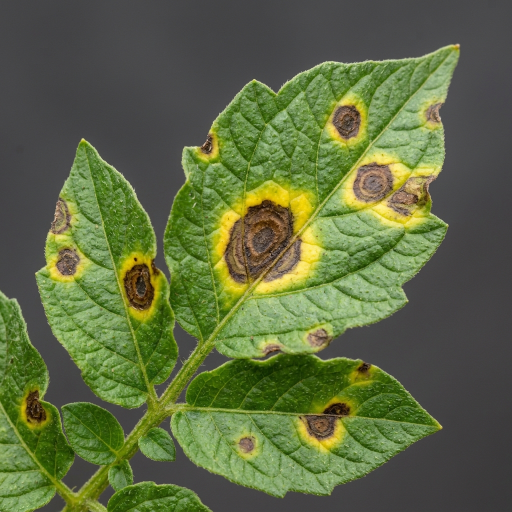
#> input picture frontend/assets/images/diseased_sample.png, 1024 x 1024 px (shown at 1/2 size)
$ python -i leaf_detector.py   (imports and definitions only)   (older library calls are emulated)
#> lines starting #> are read from the running program, lines starting #| are printed output that depends on the picture; after the words box and inside, x2 and y2 are one past the last pixel; in counts of white or black regions, pixels touching at a corner belong together
"""
LeafGuard AI — OpenCV Plant Leaf Localization Service
Detects, filters, and localizes plant foliage within real-time camera frames.
Implements color space segmentation, morphological filtering, geometric heuristics,
and image quality assessment (blur, exposure, size).
"""

import logging
from typing import Dict, Any, Optional, Tuple, List
import numpy as np
import cv2

logger = logging.getLogger("leafguard.leaf_detector")


class LeafDetectionResult:
    """Structured result of plant leaf localization and quality assessment."""

    def __init__(
        self,
        detected: bool,
        x: int = 0,
        y: int = 0,
        width: int = 0,
        height: int = 0,
        confidence: float = 0.0,
        area_percentage: float = 0.0,
        quality: Optional[Dict[str, Any]] = None,
        guidance: Optional[str] = None,
        multiple_candidates: bool = False,
    ):
        self.detected = detected
        self.x = int(x)
        self.y = int(y)
        self.width = int(width)
        self.height = int(height)
        self.confidence = round(float(confidence), 2)
        self.area_percentage = round(float(area_percentage), 1)
        self.quality = quality or {}
        self.guidance = guidance
        self.multiple_candidates = multiple_candidates

    # [23 lines left out: function to_dict, not called in this run]


class LeafDetector:
    """
    OpenCV-powered Computer Vision Foliage Localizer.
    Performs vegetation color segmentation, morphological cleaning,
    contour filtering, candidate scoring, and quality checks.
    """

    def __init__(
        self,
        min_area_fraction: float = 0.025,  # Min 2.5% of frame
        max_area_fraction: float = 0.94,   # Max 94% of frame
        min_aspect_ratio: float = 0.20,
        max_aspect_ratio: float = 5.0,
        min_solidity: float = 0.35,
        blur_threshold: float = 45.0,
        min_brightness: float = 38.0,
        max_brightness: float = 245.0,
    ):
        self.min_area_fraction = min_area_fraction
        self.max_area_fraction = max_area_fraction
        self.min_aspect_ratio = min_aspect_ratio
        self.max_aspect_ratio = max_aspect_ratio
        self.min_solidity = min_solidity
        self.blur_threshold = blur_threshold
        self.min_brightness = min_brightness
        self.max_brightness = max_brightness

    def assess_frame_quality(self, img_bgr: np.ndarray) -> Dict[str, Any]:
        """
        Calculates Laplacian variance for blur and mean luminance for exposure.
        """
        gray = cv2.cvtColor(img_bgr, cv2.COLOR_BGR2GRAY)
        h, w = gray.shape

        # 1. Blur Detection via Laplacian variance
        laplacian_var = float(cv2.Laplacian(gray, cv2.CV_64F).var())
        is_blurry = laplacian_var < self.blur_threshold

        # 2. Exposure / Lighting Analysis
        mean_brightness = float(np.mean(gray))
        if mean_brightness < self.min_brightness:
            exposure_status = "Too dark"
        elif mean_brightness > self.max_brightness:
            exposure_status = "Too bright"
        else:
            exposure_status = "Optimal"

        # 3. Contrast evaluation
        contrast = float(np.std(gray))

        return {
            "laplacian_variance": round(laplacian_var, 1),
            "is_blurry": is_blurry,
            "brightness": round(mean_brightness, 1),
            "exposure_status": exposure_status,
            "contrast": round(contrast, 1),
            "sharpness_score": min(100.0, round((laplacian_var / 300.0) * 100.0, 1)),
        }

    def segment_foliage_mask(self, img_bgr: np.ndarray) -> np.ndarray:
        """
        Segments vegetation using multi-range HSV color filtering
        combined with the Excess Green Index (ExG = 2*G - R - B).
        """
        hsv = cv2.cvtColor(img_bgr, cv2.COLOR_BGR2HSV)

        # Range 1: Healthy green / yellow-green foliage
        lower_green = np.array([24, 25, 25])
        upper_green = np.array([92, 255, 255])
        mask_green = cv2.inRange(hsv, lower_green, upper_green)

        # Range 2: Chlorosis / Yellow halos / Mild blight
        lower_yellow = np.array([12, 30, 30])
        upper_yellow = np.array([25, 255, 255])
        mask_yellow = cv2.inRange(hsv, lower_yellow, upper_yellow)

        # Range 3: Brown / Necrotic lesion / Rust tissue
        lower_brown = np.array([5, 40, 25])
        upper_brown = np.array([20, 220, 210])
        mask_brown = cv2.inRange(hsv, lower_brown, upper_brown)

        # Combine HSV vegetation ranges
        hsv_foliage_mask = cv2.bitwise_or(mask_green, mask_yellow)
        hsv_foliage_mask = cv2.bitwise_or(hsv_foliage_mask, mask_brown)

        # Agronomic Excess Green Index (ExG = 2G - R - B)
        # Accurately isolates plant foliage against diverse backgrounds
        b, g, r = cv2.split(img_bgr.astype(np.int16))
        exg = 2 * g - r - b
        exg_mask = np.uint8(np.where(exg > 15, 255, 0))

        # Union of HSV mask and ExG mask
        combined_mask = cv2.bitwise_or(hsv_foliage_mask, exg_mask)

        # Smooth and close holes (veins, spots) with morphological operations
        kernel_close = cv2.getStructuringElement(cv2.MORPH_ELLIPSE, (7, 7))
        kernel_open = cv2.getStructuringElement(cv2.MORPH_ELLIPSE, (5, 5))

        smoothed = cv2.GaussianBlur(combined_mask, (5, 5), 0)
        _, thresh = cv2.threshold(smoothed, 127, 255, cv2.THRESH_BINARY)
        closed = cv2.morphologyEx(thresh, cv2.MORPH_CLOSE, kernel_close, iterations=2)
        cleaned = cv2.morphologyEx(closed, cv2.MORPH_OPEN, kernel_open, iterations=1)

        return cleaned

    def detect(self, img_bgr: np.ndarray) -> LeafDetectionResult:
        """
        Executes complete leaf localization pipeline on a BGR image frame:
        1. Pre-flight quality assessment (blur, brightness)
        2. Foliage color segmentation & morphological smoothing
        3. Contour extraction and geometric filtering
        4. Candidate ranking and center-weighted selection
        5. Guidance determination
        """
        if img_bgr is None or img_bgr.size == 0:
            return LeafDetectionResult(detected=False, guidance="Invalid camera frame.")

        h, w = img_bgr.shape[:2]
        frame_area = float(h * w)

        # 1. Quality inspection
        quality = self.assess_frame_quality(img_bgr)
        is_blurry = quality["is_blurry"]
        exposure_status = quality["exposure_status"]

        # Initial quality guidance flags
        guidance: Optional[str] = None
        if exposure_status == "Too dark":
            guidance = "Too dark. Improve lighting."
        elif exposure_status == "Too bright":
            guidance = "Too bright. Avoid direct glare."

        # 2. Foliage segmentation
        foliage_mask = self.segment_foliage_mask(img_bgr)

        # 3. Find external contours
        contours, _ = cv2.findContours(
            foliage_mask, cv2.RETR_EXTERNAL, cv2.CHAIN_APPROX_SIMPLE
        )

        min_area = frame_area * self.min_area_fraction
        max_area = frame_area * self.max_area_fraction

        frame_cx = w / 2.0
        frame_cy = h / 2.0
        max_dist = np.hypot(frame_cx, frame_cy)

        valid_candidates: List[Dict[str, Any]] = []

        for cnt in contours:
            area = float(cv2.contourArea(cnt))
            if area < min_area or area > max_area:
                continue

            bx, by, bw, bh = cv2.boundingRect(cnt)
            if bw < 25 or bh < 25:
                continue

            aspect_ratio = float(bw) / float(bh)
            if aspect_ratio < self.min_aspect_ratio or aspect_ratio > self.max_aspect_ratio:
                continue

            # Extent (rectangularity)
            rect_area = float(bw * bh)
            extent = area / rect_area if rect_area > 0 else 0.0

            # Solidity
            hull = cv2.convexHull(cnt)
            hull_area = float(cv2.contourArea(hull))
            solidity = area / hull_area if hull_area > 0 else 0.0

            if solidity < self.min_solidity:
                continue

            # Distance from frame center
            box_cx = bx + (bw / 2.0)
            box_cy = by + (bh / 2.0)
            dist_to_center = np.hypot(box_cx - frame_cx, box_cy - frame_cy)
            norm_dist = dist_to_center / max_dist if max_dist > 0 else 0.0

            # Foliage density inside bounding box
            roi_mask = foliage_mask[by : by + bh, bx : bx + bw]
            mask_density = float(cv2.countNonZero(roi_mask)) / rect_area if rect_area > 0 else 0.0

            # Heuristic Score: balanced blend of area, centeredness, solidity, and density
            area_score = min(1.0, area / (frame_area * 0.40))
            center_score = max(0.0, 1.0 - norm_dist)
            heuristic_score = (
                (area_score * 0.35)
                + (center_score * 0.35)
                + (solidity * 0.15)
                + (mask_density * 0.15)
            )

            # Pad bounding box slightly (5%) to capture leaf margins for disease classification
            pad_x = int(bw * 0.04)
            pad_y = int(bh * 0.04)
            final_x = max(0, bx - pad_x)
            final_y = max(0, by - pad_y)
            final_w = min(w - final_x, bw + (pad_x * 2))
            final_h = min(h - final_y, bh + (pad_y * 2))

            valid_candidates.append({
                "contour": cnt,
                "area": area,
                "area_pct": (area / frame_area) * 100.0,
                "bbox": (final_x, final_y, final_w, final_h),
                "solidity": solidity,
                "extent": extent,
                "score": heuristic_score,
                "norm_dist": norm_dist,
            })

        # No valid leaf candidates found
        if not valid_candidates:
            # Check if any small green contours exist to give "Move closer" guidance
            small_contours = [c for c in contours if cv2.contourArea(c) > (frame_area * 0.005)]
            if small_contours and not guidance:
                guidance = "Move closer to the leaf."

            return LeafDetectionResult(
                detected=False,
                quality=quality,
                guidance=guidance or "No leaf detected. Place a leaf inside the scanner.",
                multiple_candidates=False,
            )

        # Sort candidates by heuristic score descending
        valid_candidates.sort(key=lambda c: c["score"], reverse=True)
        best = valid_candidates[0]

        # Check for multiple competing leaf candidates
        multiple_leaves = False
        if len(valid_candidates) > 1:
            second_best = valid_candidates[1]
            if second_best["area"] > (best["area"] * 0.50):
                multiple_leaves = True
                if not guidance:
                    guidance = "Multiple leaves detected. Place one leaf in front of the camera."

        # Area occupancy check
        if best["area_pct"] < 6.0 and not guidance:
            guidance = "Move closer to the leaf."

        # Blur check for detected leaf
        if is_blurry and not guidance:
            guidance = "Image blurry. Hold camera steady."

        # Calculate localized leaf detection confidence
        raw_conf = (
            0.50
            + (best["solidity"] * 0.20)
            + ((1.0 - best["norm_dist"]) * 0.15)
            + (min(1.0, best["area_pct"] / 25.0) * 0.15)
        )
        conf = min(0.98, max(0.65, raw_conf))

        fx, fy, fw, fh = best["bbox"]

        return LeafDetectionResult(
            detected=True,
            x=fx,
            y=fy,
            width=fw,
            height=fh,
            confidence=conf,
            area_percentage=best["area_pct"],
            quality=quality,
            guidance=guidance,
            multiple_candidates=multiple_leaves,
        )

    # [30 lines left out: function crop_leaf, not called in this run]


# ─────────────────────────────────────────────────────────────
# Modular Factory / Standalone Function for Pluggable Detectors
# ─────────────────────────────────────────────────────────────
leaf_detector = LeafDetector()


# [7 lines left out: function detect_leaf, not called in this run]

>>> import cv2
>>> picture = cv2.imread('../../frontend/assets/images/diseased_sample.png')
#> picture is the input picture: shape (1024, 1024, 3); mean B, G, R 65.8, 106, 94.2
>>> result = LeafDetector().detect(picture)
#> in assess_frame_quality, `gray = cv2.cvtColor(img_bgr, cv2.COLOR_BGR2GRAY)`:
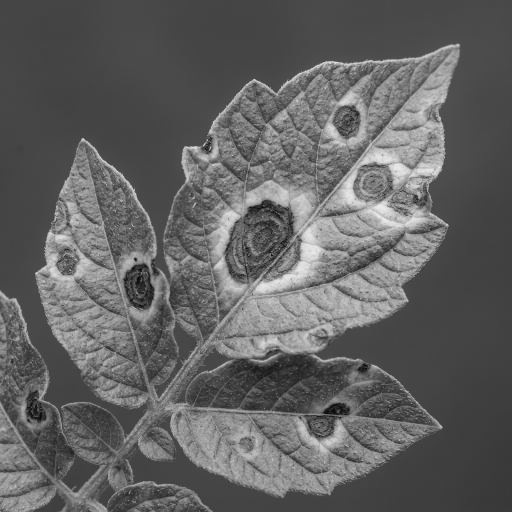
#> gray: shape (1024, 1024) (shown at 1/2 size); min 3, max 247, mean 97.8
#> in assess_frame_quality, `laplacian_var = float(cv2.Laplacian(gray, cv2.CV_64F).var())`: laplacian_var = 551.8
#> in assess_frame_quality, `is_blurry = laplacian_var < self.blur_threshold`: is_blurry = False
#> in assess_frame_quality, `mean_brightness = float(np.mean(gray))`: mean_brightness = 97.84
#> in assess_frame_quality, `contrast = float(np.std(gray))`: contrast = 39.79
#> in detect, `quality = self.assess_frame_quality(img_bgr)`: quality = {'laplacian_variance': 551.8, 'is_blurry': False, 'brightness': 97.8, 'exposure_status': 'Optimal', 'contrast': 39.8, 'sharpness_score': 100}
#> in detect, `is_blurry = quality["is_blurry"]`: is_blurry = False
#> in detect, `exposure_status = quality["exposure_status"]`: exposure_status = 'Optimal'
#> in segment_foliage_mask, `mask_green = cv2.inRange(hsv, lower_green, upper_green)`:
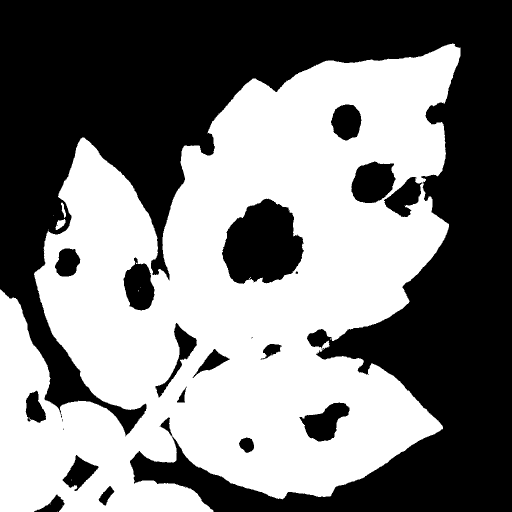
#> mask_green: shape (1024, 1024) (shown at 1/2 size); 49.5% white; 14 white regions (11 under 20 px), largest, box (x1, y1, x2, y2) and area: (0, 87, 921, 1024) 518777, (111, 438, 131, 460) 252, (122, 405, 132, 436) 137
#> in segment_foliage_mask, `mask_brown = cv2.inRange(hsv, lower_brown, upper_brown)`:
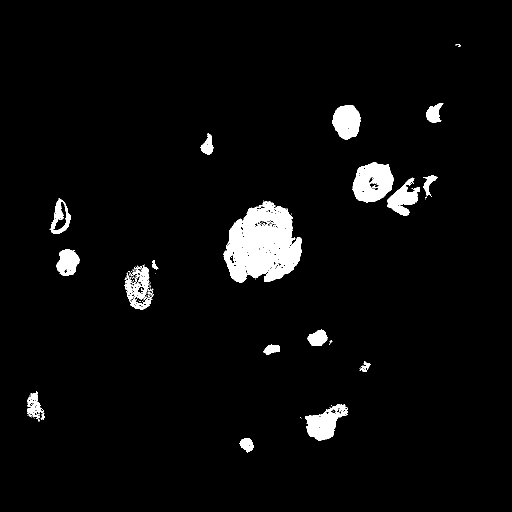
#> mask_brown: shape (1024, 1024) (shown at 1/2 size); 3.8% white; 84 white regions (62 under 20 px), largest, box (x1, y1, x2, y2) and area: (447, 402, 604, 565) 16811, (705, 324, 788, 405) 4677, (610, 808, 696, 881) 3101
#> in segment_foliage_mask, `b, g, r = cv2.split(img_bgr.astype(np.int16))`:
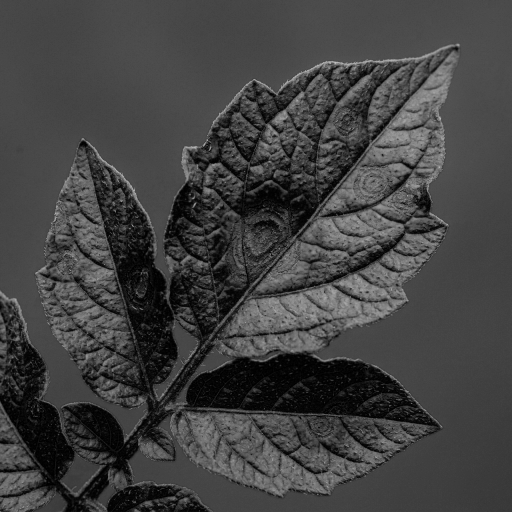
#> b: shape (1024, 1024) int16 (shown at 1/2 size); min 0, max 211, mean 65.8
#> in segment_foliage_mask, `exg = 2 * g - r - b`:
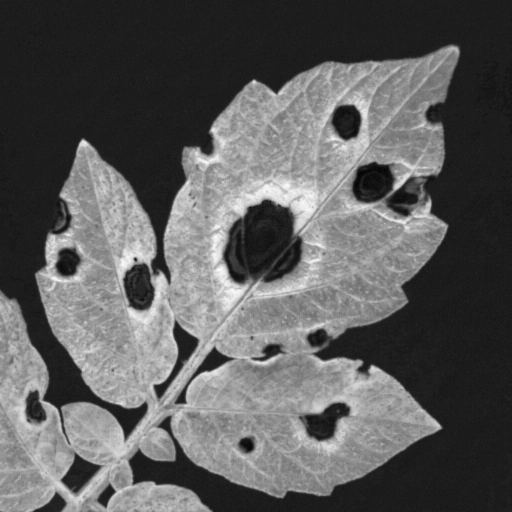
#> exg: shape (1024, 1024) int16 (shown at 1/2 size); min -26, max 188, mean 52; drawn with min black and max white
#> in segment_foliage_mask, `closed = cv2.morphologyEx(thresh, cv2.MORPH_CLOSE, kernel_close, itera..`:
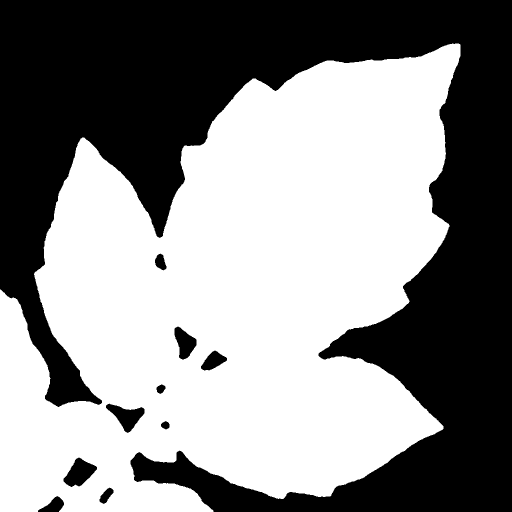
#> closed: shape (1024, 1024) (shown at 1/2 size); 54.8% white; 10 black regions, largest, box (x1, y1, x2, y2) and area: (0, 0, 1024, 1024) 464776, (127, 915, 194, 974) 2250, (212, 807, 289, 866) 2142
#> in detect, `contours, _ = cv2.findContours( foliage_mask, cv2.RETR_EXTERNAL, cv2.C..`: contours = 1 contour; box (x1, y1, x2, y2) and area: (0, 87, 921, 1024) 580550
#> the loop in detect, `for cnt in contours:` made 1 pass
#> (area, bx, by, bw, bh, aspect_ratio, rect_area, extent) on pass 1: (580550.5, 0, 87, 921, 937, 0.983, 862977, 0.673)
#> pass 1, in detect, `roi_mask = foliage_mask[by : by + bh, bx : bx + bw]`:
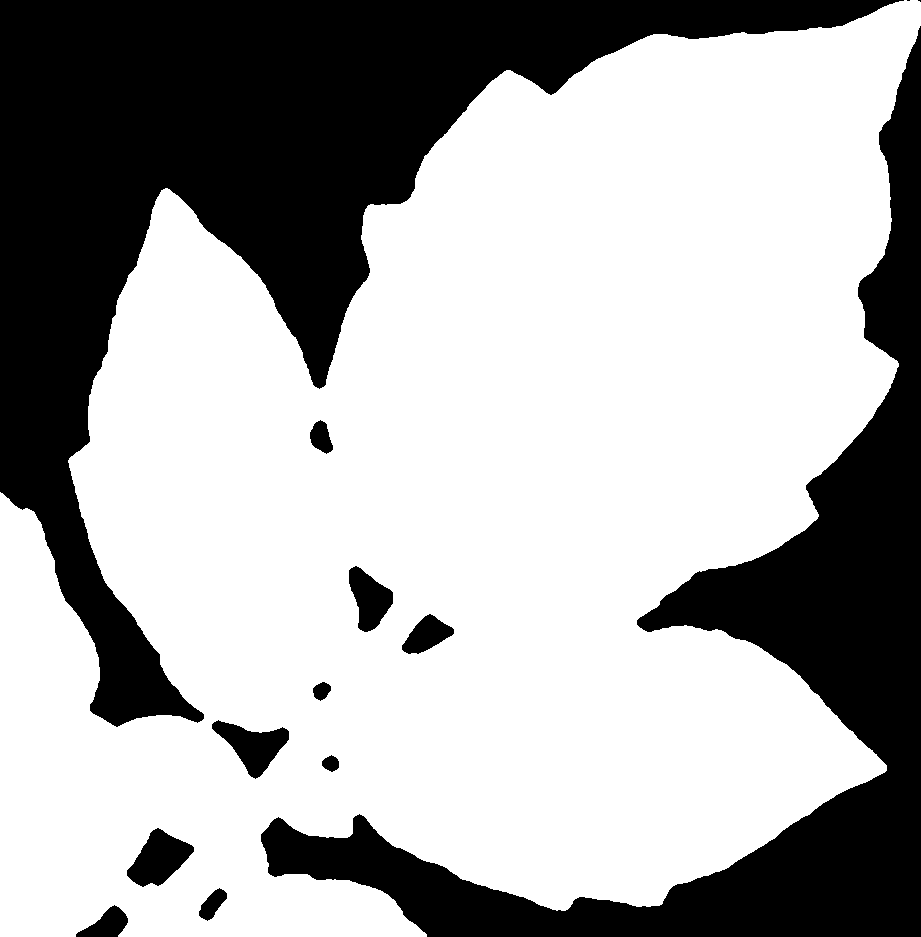
#> roi_mask: shape (937, 921); 66.5% white; 13 black regions (2 under 20 px), largest, box (x1, y1, x2, y2) and area: (0, 0, 904, 727) 172574, (261, 26, 921, 937) 106619, (127, 828, 194, 887) 2252
#> after the loop in detect, `for cnt in contours:`: valid_candidates = 1 item
#> in detect, `best = valid_candidates[0]`: best = {'contour': contour of 1967 points, box (x1, y1, x2, y2) (0, 87, 921, 1024), area 580550, 'area': 580550.5, 'area_pct': 55.37, 'bbox': (0, 50, 993, 974), 'solidity': 0.823, 'extent': 0.673, 'score': 0.891, 'norm_dist': 0.0931}
#> in detect, `raw_conf = ( 0.50 + (best["solidity"] * 0.20) + ((1.0 - best["norm_dis..`: raw_conf = 0.951
#> in detect, `fx, fy, fw, fh = best["bbox"]`: fx = 0; fy = 50; fw = 993; fh = 974
#> in __init__, `self.x = int(x)`: self.x = 0
#> in __init__, `self.y = int(y)`: self.y = 50
#> in __init__, `self.width = int(width)`: self.width = 993
#> in __init__, `self.height = int(height)`: self.height = 974
#> in __init__, `self.confidence = round(float(confidence), 2)`: self.confidence = 0.95
#> in __init__, `self.quality = quality or {}`: self.quality has the same summary as quality in detect
